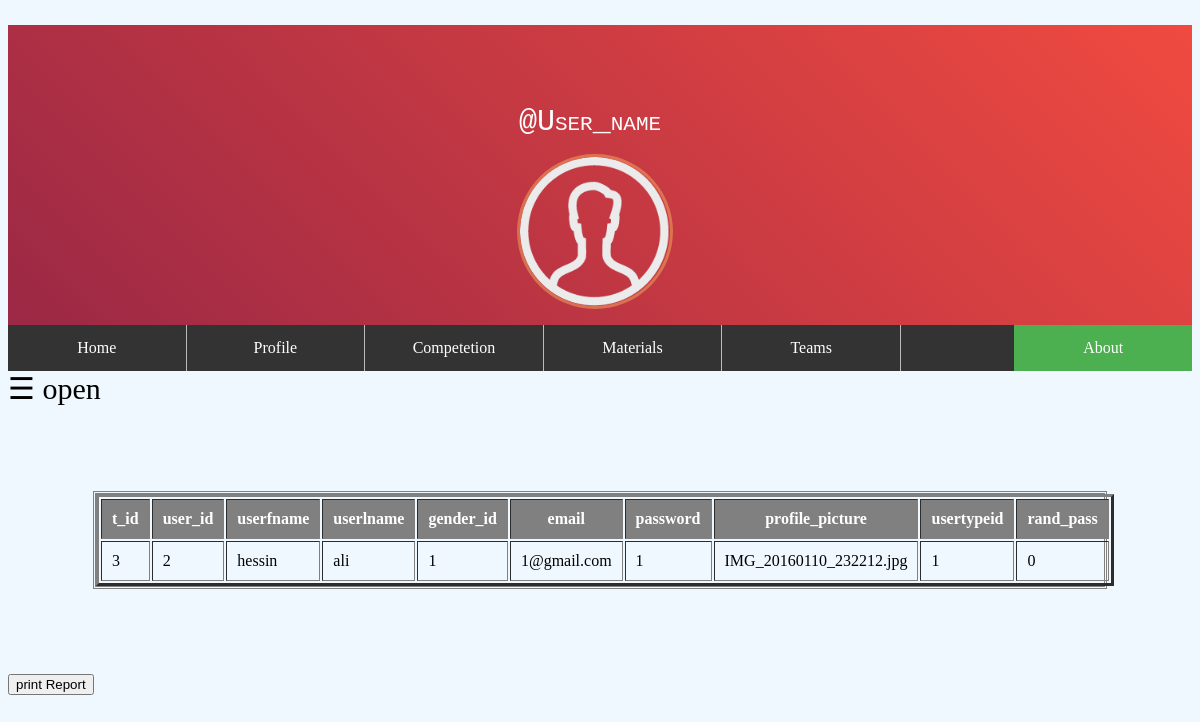
Page /Design/html/Admin/AdminPannel.php?Option=1 (signed in) on the committed database.
### tables this page shows
CREATE TABLE `active_users` (
  `t_id` int(11) NOT NULL,
  `user_id` int(11) NOT NULL
);

CREATE TABLE `user` (
  `user_id` int(11) NOT NULL,
  `userfname` varchar(50) NOT NULL,
  `userlname` varchar(50) NOT NULL,
  `gender_id` int(11) NOT NULL,
  `email` varchar(100) NOT NULL,
  `password` varchar(30) NOT NULL,
  `profile_picture` varchar(200) NOT NULL,
  `usertypeid` int(11) NOT NULL,
  `rand_pass` int(11) NOT NULL
);

### Database/DB.php (called while the page is built, shortened)
<?php
class DB {
    private $host = "localhost";
    private $username = "root";
    private $password = "";
    private static $instance;
    private $connection = false;
    private $connctionquery;
    private function __construct() {
        $this->connection = FALSE;
    }
    function connect() {
        $this->connctionquery = mysqli_connect($this->host, $this->username, $this->password);
        if (!$this->connctionquery) {
            die("DataBase Failed Connection " . mysql_error($this->connctionquery));
        } else {
            $this->connection = True;
        }
    }
    public static function getInstance() {
        if (self::$instance == NULL) {
            self::$instance = new DB();
        }
        return self::$instance;
    }
    function excute($query) {
        if ($this->connection == TRUE) {
            $result = mysqli_query($this->connctionquery, $query);
            return $result;
        } else {
            return FALSE;
        }
    }
    function fulljoin($columns, $table1, $table2, $condition) {
        $query = "SELECT " . $columns . " FROM " . $table1 . " JOIN " . $table2 . " ON " . $condition;
        $result = $this->excute($query);
        return mysqli_fetch_all($result, MYSQLI_ASSOC);
    }
}

### Design/html/Admin/active_users.php (the view, shortened to what this page needs)
<?php
include_once "../../../Database/DB.php";
$db = DB::getInstance();
$tarr = $db->fulljoin("*","active_users","user"," active_users.user_id = user.user_id");
    echo "<div id=\"QTable\">";
    echo "<table border=3 width=100% >";
    echo "<tr>";
    foreach ($tarr as $key => $value) {
        foreach ($value as $r => $c) {
            echo "<th style=\"background-color: gray;color: white;\">";
            echo $r . "<br>";
            echo "</th>";
        }
        break;
    }
    echo "</tr>";
    foreach ($tarr as $key => $value) {
        echo "<tr>";
        foreach ($value as $row => $colval) {
            echo "<td >";
            echo $colval;
            echo "</td>";
        }
        echo '</tr>';
    }
    echo "</table>";
    echo "</div>";
?>

### Design/html/Admin/AdminPannel.php (shortened to what this page needs)
<!DOCTYPE html>
<html>
    <head>
        <link href="../../Css/Admin/Admin.css" rel="stylesheet" >
        <link href="../../Css/Admin/ManipulateCompQuestions.css" rel="stylesheet">
    </head>
    <body>
        <?php
        require_once "Header.php";
        require_once "Navbar.php";
        require_once "AdminSidebar.php";
        if (isset($_GET['Option'])) {
            if ($_GET['Option'] == 1)
             {
                require_once "active_users.php";
            }
        }
        ?>
        <form action="../../../classes/report_pdf.php" method="post">
            <button name="report"> print Report</button>
        </form>
</body>
</html>

### Design/html/Admin/Header.php
<div id="main">
   <div class="header">
       <div class="name"><a href="../Start/index.php"><h2>@User_name</h2></a></div>
        <div class="pimg"><img src="../../images/Logomakr_4KFwIu.png" alt="#Profile_Image">
        </div>
   </div>

### Design/html/Admin/Navbar.php
<nav>
    <ul>
        <ul>
            <li><a href="#home">Home</a></li>
            <li><a href="#news">Profile</a></li>
            <li><a href="#contact">Competetion</a></li>
            <li><a href="#contact">Materials</a></li>
            <li><a href="#contact">Teams</a></li>
            <li style="float:right"><a class="active" href="#about">About</a></li>
        </ul>
    </ul>
</nav>

### Design/html/Admin/AdminSidebar.php (shortened to what this page needs)
<span style="font-size:30px;cursor:pointer" onclick="openNav()">&#9776; open</span>

### Design/Css/Admin/Admin.css (style rules this page uses)
body { background-color:aliceblue; }
.header { height: 600px; width: 100%; height: 300px; background: linear-gradient(-135deg, #F04A40 0%, #9B2845 100%); }
.name a { text-decoration: none; }
.name h2 { text-align: center; position: relative; top: 80px; right: 10px; color: white; font-family: monospace; font-variant: small-caps; font-weight: lighter; font-size: 30px; }
.pimg img { width: 150px; position: relative; left: 43%; top: 70px; border: solid rgba(290,200,100, 0.4); border-radius: 50%; }
nav ul { list-style-type: none; margin: 0; padding: 0; overflow: hidden; background-color: #333; }
nav ul li { float: left; border-right: 1px solid #bbb; width: 15%; text-align: center; }
nav ul li:last-child { border-right: none; }
nav ul li a { display: block; color: white; text-align: center; padding: 14px 16px; text-decoration: none; }
.active { background-color: #4CAF50; }
#main , #QTable { transition: margin-left .5s; }
#QTable { margin: 85px; border: 3px double gray; }
#QTable table tr th , #QTable table tr td , #QTable table tr #td1 { padding: 10px; }

### rows in the picture
active_users: r "t_id", r "user_id", r "userfname", r "userlname", r "gender_id", r "email", r "password", r "profile_picture", r "usertypeid", r "rand_pass", t_id "3", user.user_id "2", user.userfname "hessin", user.userlname "ali", user.gender_id "1", user.email "1@gmail.com", user.password "1", user.profile_picture "IMG_20160110_232212.jpg", user.usertypeid "1", user.rand_pass "0"
